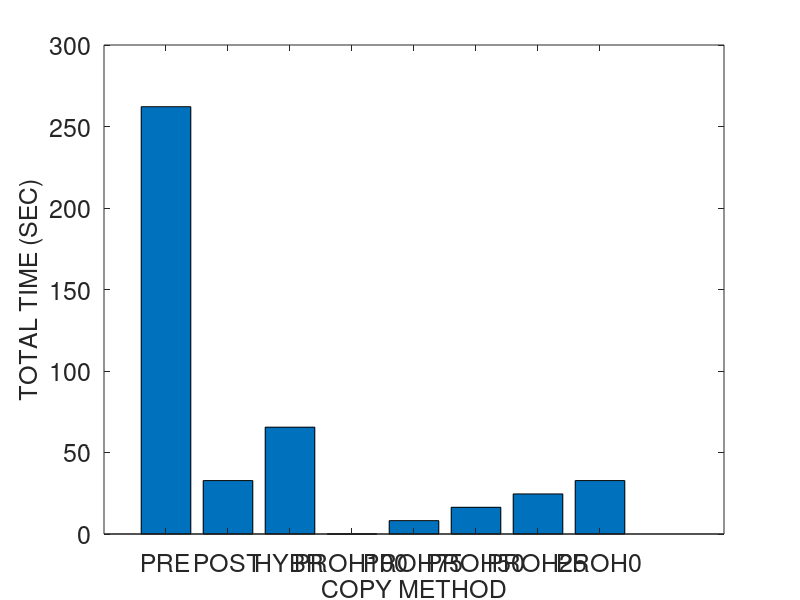
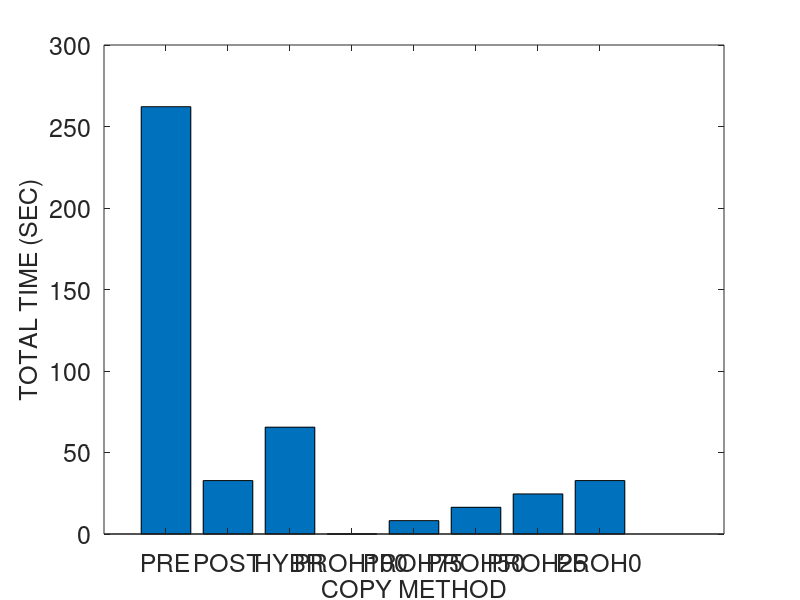
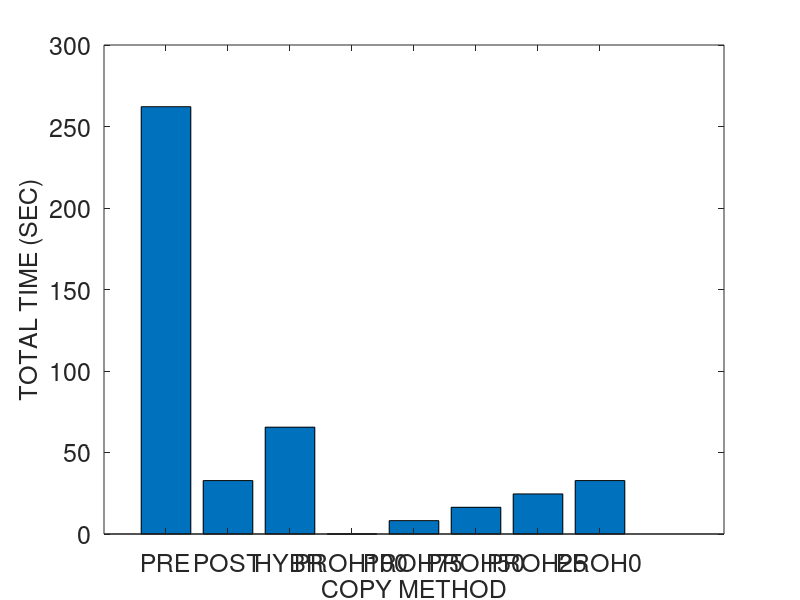
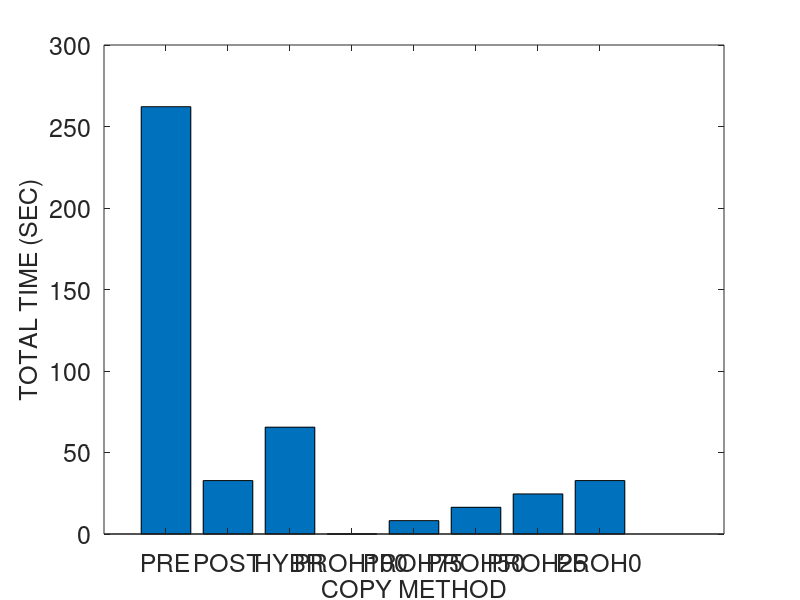

Here is the MATLAB script that generated these plots, in order:
% basic hybrid copy migration
	global wss numpages readrate dirtyrate pagesize b scinfo
	global totaltime downtime totaldata

% memory size in MB
r = 4096
r *= 1024 % convert to KB

% page dirty rate in percent (%): against to total memory pages
readrate = 0
prefix = strcat ("M4G_R", num2str(readrate))
readrate /= 100

dirtyrate = 100 
prefix = strcat (prefix, "_W", num2str(dirtyrate))
dirtyrate /= 100

% prediction accuracy 0 through 1
acc = 1

pagesize = 4 % in KB
numpages = r / pagesize

% delta compression rate
comp = 0.5 

% amount of CPU and device states in KB 
scinfo = 100

% working set size in number of pages
wss = numpages * 0.25

% 0: zero, 1: read, 2: dirtied, 3: inactive data
mem = zeros(1, numpages);

run = 1

%prefix = strcat (prefix, "_acc", num2str(acc), "_r", num2str(run))

% bandwidth in gbps
b = 1000 
b = b * 1024/8 % convert to KB

%fontsize = 10
fontsize = 18
%fontsize = 20

totaltime = 0;
downtime = 0;
totaldata = 0;

A = zeros(8, 3);

%%%%%%%%%%%%%%%%%%%%%%%%%%%%%%
% precopy migration
%%%%%%%%%%%%%%%%%%%%%%%%%%%%%%
fprintf('\n')
disp('==================== Precopy migration ====================')
% iterations
present = numpages * pagesize
iter = 0
while present > 50 && iter < 29 && totaldata < 4*r
	pretime = present / b
	totaltime += pretime
	totaldata += present
	present = numpages * pagesize * dirtyrate 
	%dirts = wss * dirtyrate
	iter += 1
end

% stop-and-copy phase
% stop conditions: 29 iterations, 50 pages, 4 memory size sent
scsent = scinfo + present * pagesize
downtime = scsent / b
totaltime += downtime
totaldata += scsent

% network fault rate
NFR = 0

A (1, 1) = totaltime;
A (1, 2) = downtime;
A (1, 3) = totaldata;

%%%%%%%%%%%%%%%%%%%%%%%%%%%%%%
% postcopy migration
%%%%%%%%%%%%%%%%%%%%%%%%%%%%%%
fprintf('\n')
disp('===================== Postcopy migration ======================')
totaltime = 0;
downtime = 0;
totaldata = 0;

% stop-and-copy phase
scsent = scinfo
downtime = scsent / b
totaltime += downtime
totaldata += scsent

% prepaging (bubbling) and on-demand paging
postsent = r
posttime = postsent/b
totaltime += posttime
totaldata += postsent
% network fault rate
NFR = 0.2

A (2, 1) = totaltime;
A (2, 2) = downtime;
A (2, 3) = totaldata;

%%%%%%%%%%%%%%%%%%%%%%%%%%%%%%
% hybrid copy migration
%%%%%%%%%%%%%%%%%%%%%%%%%%%%%%
fprintf('\n')
disp('==================== Hybrid copy migration ====================')
totaltime = 0;
downtime = 0;
totaldata = 0;

% precopy phase: single iteration
present = r
pretime = present / b
totaltime += pretime
totaldata += present

% stop-and-copy phase
bitmapsize = 500 % KB
scsent = scinfo + bitmapsize
downtime = scsent / b
totaltime += downtime
totaldata += scsent

% postcopy phase: prepaging (bubbling) and on-demand paging
%dirts = wss * dirtyrate
dirts = numpages * dirtyrate
postsent = dirts * pagesize
posttime = postsent/b
totaltime += posttime
totaldata += postsent
% network fault rate
NFR = 0.2

A (3, 1) = totaltime;
A (3, 2) = downtime;
A (3, 3) = totaldata;

%%%%%%%%%%%%%%%%%%%%%%%%%%%%%%
% proactive hybrid copy migration
%%%%%%%%%%%%%%%%%%%%%%%%%%%%%%
%disp(char(10))
fprintf('\n')
disp('=============== Proactive hybrid copy migration ================')

function [tt, dt, td] = prohybrid(acc)
	global wss numpages readrate dirtyrate pagesize b scinfo
	global totaltime downtime totaldata

	totaltime = 0;
	downtime = 0;
	totaldata = 0;

% precopy phase
% LRU, PFR

% scan the dirtied pages
% for dirtied pages
% 	mark dirtied (1)
% 	mem(random (1, wss * 0.1))	
%randperm(int64(wss * 0.1));
% for read pages
% 	mark read (2)
% 	mem (random (wss * 0.1, wss * 0.2))

% for pages
% 	predict read/write

% send the pages most likely to be read and least likely to be dirtied
% do not send the pages most likely to be dirtied
% construct queue with the order of p1/p2
%reads = numpages * 0.4 
% total read rate = wss * read_rate = 0.25 * 0.16 = 0.04 (4%)
%read_rate = 0.16
%read_rate = 0.04 % 4% of total memory
% total write rate = wss * write_rate = 0.25 * 0.16 = 0.04 (4%)
%write_rate = 0.16
%write_rate = 0.04 % 4% of total memory
% simple case: readonly pages (RO) - zero dirtied pages 
%RO = 0.3
	pred_pages = numpages * readrate * acc

% LRU
% for LRU queue
% 	mark sent
%	insert the pages into cache and perform delta compression

	present = pred_pages * pagesize
	pretime = present/b
	totaltime += pretime
	totaldata += present

	% stop-and-copy phase
	% send the CPU and device states
	bitmapsize = 500 % KB
	scsent = scinfo + bitmapsize
	downtime = scsent/b
	totaltime += downtime
	totaldata += scsent

	% postcopy phase
	postsent = (numpages - pred_pages) * pagesize

	% exclude the predicted dirtied pages 
	pred_dirts = numpages * dirtyrate * acc
	postsent = (numpages - pred_pages - pred_dirts) * pagesize
	posttime = postsent/b
	totaltime += posttime
	totaldata += postsent
end

% network fault rate
NFR = 0.2

prohybrid(acc)
A (4, 1) = totaltime;
A (4, 2) = downtime;
A (4, 3) = totaldata;

acc = 0.75
prohybrid(acc);
A (5, 1) = totaltime;
A (5, 2) = downtime;
A (5, 3) = totaldata;

acc = 0.5
prohybrid(acc);
A (6, 1) = totaltime;
A (6, 2) = downtime;
A (6, 3) = totaldata;

acc = 0.25
prohybrid(acc);
A (7, 1) = totaltime;
A (7, 2) = downtime;
A (7, 3) = totaldata;

acc = 0
prohybrid(acc);
A (8, 1) = totaltime;
A (8, 2) = downtime;
A (8, 3) = totaldata

%%%%%%%%%%%%%%%%%%%%%%%%%%%%%%%%%%%%%%%%%%%%%%%%%%%%%%%
%                     plotting
% precopy
% postcopy
% hybrid
% pro-hybrid
%%%%%%%%%%%%%%%%%%%%%%%%%%%%%%%%%%%%%%%%%%%%%%%%%%%%%%%

%prefix = "M4G_R14W14_acc100_r1"
%prefix = strcat ("M4G_R", readrate, "W", dirtyrate, "acc", acc, "r", run)
%prefix = strcat (prefix, "W")
%prefix = strcat (prefix, dirtyrate)

dlmwrite (prefix, A, ' ')

%%%%%%%%%%%%%%%%%%%% total time %%%%%%%%%%%%%%%%%%%%%%
figure;
output = strcat(prefix, ".tt");
%output = prefix
%x = ['PRECOPY', 'POSTCOPY', 'HYBRID', 'PRO-HYBRID'];
x = {'PRE', 'POST', 'HYBR', 'PROH100', 'PROH75', 'PROH50', 'PROH25', 'PROH0'};
%x = 1:1:length(A);
%plot(x, A(:,2)/1000000, x, A(:,3)/1000000, '-.*');
%plot(A(:,2));

%xtics = 1:4:16
%bar(xtics, A(:,1))
bar(A(:,1))
set(gca, 'XTick', 1:8, 'XTickLabel', x, 'FontSize', fontsize)
xlabel('COPY METHOD', 'FontSize', fontsize);
ylabel('TOTAL TIME (SEC)', 'FontSize', fontsize);
%legend('PRECOPY', 'POSTCOPY', 'HYBRID', 'PRO-HYBRID');
%bar(x, A(:,1))

saveas (1, strcat(output, ".png"));
saveas (1, strcat(output, ".eps"));
saveas (1, strcat(output, ".emf"));

%%%%%%%%%%%%%%%%%%%% downtime %%%%%%%%%%%%%%%%%%%%%%
figure;
output = strcat(prefix, ".dt");

bar(A(:,2))
set(gca, 'XTick', 1:8, 'XTickLabel', x, 'FontSize', fontsize)
xlabel('COPY METHOD', 'FontSize', fontsize);
ylabel('DOWNTIME (SEC)', 'FontSize', fontsize);

saveas (1, strcat(output, ".png"));
saveas (1, strcat(output, ".eps"));
saveas (1, strcat(output, ".emf"));

%%%%%%%%%%%%%%%%%%%% total data %%%%%%%%%%%%%%%%%%%%%%
figure;
output = strcat(prefix, ".td");

bar(A(:,3))
set(gca, 'XTick', 1:8, 'XTickLabel', x, 'FontSize', fontsize)
xlabel('COPY METHOD', 'FontSize', fontsize);
ylabel('TOTAL DATA TRANSFERRED (KB)', 'FontSize', fontsize);

saveas (1, strcat(output, ".png"));
saveas (1, strcat(output, ".eps"));
saveas (1, strcat(output, ".emf"));


